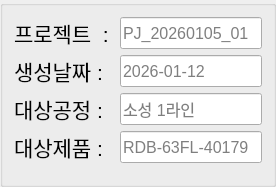
                     <widget class="QGroupBox" name="groupBox_7">
                      <property name="sizePolicy">
                       <sizepolicy hsizetype="Expanding" vsizetype="Expanding">
                        <horstretch>0</horstretch>
                        <verstretch>9</verstretch>
                       </sizepolicy>
                      </property>
                      <property name="minimumSize">
                       <size>
                        <width>100</width>
                        <height>100</height>
                       </size>
                      </property>
                      <property name="title">
                       <string/>
                      </property>
                      <layout class="QGridLayout" name="gridLayout_8">
                       <item row="3" column="1">
                        <widget class="QLineEdit" name="le_train_purpose_product">
                         <property name="sizePolicy">
                          <sizepolicy hsizetype="Expanding" vsizetype="Expanding">
                           <horstretch>8</horstretch>
                           <verstretch>1</verstretch>
                          </sizepolicy>
                         </property>
                         <property name="minimumSize">
                          <size>
                           <width>100</width>
                           <height>10</height>
                          </size>
                         </property>
                         <property name="maximumSize">
                          <size>
                           <width>16777215</width>
                           <height>50</height>
                          </size>
                         </property>
                         <property name="font">
                          <font>
                           <family>Segoe UI</family>
                           <pointsize>12</pointsize>
                          </font>
                         </property>
                         <property name="placeholderText">
                          <string>RDB-63FL-40179</string>
                         </property>
                        </widget>
                       </item>
                       <item row="2" column="1">
                        <widget class="QLineEdit" name="le_train_project_process">
                         <property name="sizePolicy">
                          <sizepolicy hsizetype="Expanding" vsizetype="Expanding">
                           <horstretch>8</horstretch>
                           <verstretch>1</verstretch>
                          </sizepolicy>
                         </property>
                         <property name="minimumSize">
                          <size>
                           <width>100</width>
                           <height>10</height>
                          </size>
                         </property>
                         <property name="maximumSize">
                          <size>
                           <width>16777215</width>
                           <height>50</height>
                          </size>
                         </property>
                         <property name="font">
                          <font>
                           <family>Segoe UI</family>
                           <pointsize>12</pointsize>
                          </font>
                         </property>
                         <property name="placeholderText">
                          <string>소성 1라인</string>
                         </property>
                        </widget>
                       </item>
                       <item row="1" column="1">
                        <widget class="QLineEdit" name="le_train_project_date">
                         <property name="sizePolicy">
                          <sizepolicy hsizetype="Expanding" vsizetype="Expanding">
                           <horstretch>8</horstretch>
                           <verstretch>1</verstretch>
                          </sizepolicy>
                         </property>
                         <property name="minimumSize">
                          <size>
                           <width>100</width>
                           <height>10</height>
                          </size>
                         </property>
                         <property name="maximumSize">
                          <size>
                           <width>16777215</width>
                           <height>50</height>
                          </size>
                         </property>
                         <property name="font">
                          <font>
                           <family>Segoe UI</family>
                           <pointsize>12</pointsize>
                          </font>
                         </property>
                         <property name="readOnly">
                          <bool>true</bool>
                         </property>
                         <property name="placeholderText">
                          <string>2026-01-12</string>
                         </property>
                        </widget>
                       </item>
                       <item row="0" column="1">
                        <widget class="QLineEdit" name="le_train_project_name_3">
                         <property name="sizePolicy">
                          <sizepolicy hsizetype="Expanding" vsizetype="Expanding">
                           <horstretch>8</horstretch>
                           <verstretch>1</verstretch>
                          </sizepolicy>
                         </property>
                         <property name="minimumSize">
                          <size>
                           <width>100</width>
                           <height>10</height>
                          </size>
                         </property>
                         <property name="maximumSize">
                          <size>
                           <width>16777215</width>
                           <height>50</height>
                          </size>
                         </property>
                         <property name="font">
                          <font>
                           <family>Segoe UI</family>
                           <pointsize>12</pointsize>
                          </font>
                         </property>
                         <property name="text">
                          <string/>
                         </property>
                         <property name="placeholderText">
                          <string>PJ_20260105_01</string>
                         </property>
                        </widget>
                       </item>
                       <item row="0" column="0">
                        <widget class="QLabel" name="label_project_name_3">
                         <property name="sizePolicy">
                          <sizepolicy hsizetype="Expanding" vsizetype="Expanding">
                           <horstretch>2</horstretch>
                           <verstretch>1</verstretch>
                          </sizepolicy>
                         </property>
                         <property name="minimumSize">
                          <size>
                           <width>100</width>
                           <height>10</height>
                          </size>
                         </property>
                         <property name="maximumSize">
                          <size>
                           <width>16777215</width>
                           <height>50</height>
                          </size>
                         </property>
                         <property name="font">
                          <font>
                           <family>Segoe UI</family>
                           <pointsize>16</pointsize>
                          </font>
                         </property>
                         <property name="styleSheet">
                          <string notr="true">background : none</string>
                         </property>
                         <property name="text">
                          <string>프로젝트  :</string>
                         </property>
                        </widget>
                       </item>
                       <item row="2" column="0">
                        <widget class="QLabel" name="label_project_process">
                         <property name="sizePolicy">
                          <sizepolicy hsizetype="Expanding" vsizetype="Expanding">
                           <horstretch>2</horstretch>
                           <verstretch>1</verstretch>
                          </sizepolicy>
                         </property>
                         <property name="minimumSize">
                          <size>
                           <width>100</width>
                           <height>10</height>
                          </size>
                         </property>
                         <property name="maximumSize">
                          <size>
                           <width>16777215</width>
                           <height>50</height>
                          </size>
                         </property>
                         <property name="font">
                          <font>
                           <family>Segoe UI</family>
                           <pointsize>16</pointsize>
                          </font>
                         </property>
                         <property name="styleSheet">
                          <string notr="true">background : none</string>
                         </property>
                         <property name="text">
                          <string>대상공정 :</string>
                         </property>
                        </widget>
                       </item>
                       <item row="4" column="1">
                        <spacer name="verticalSpacer_2">
                         <property name="orientation">
                          <enum>Qt::Vertical</enum>
                         </property>
                         <property name="sizeHint" stdset="0">
                          <size>
                           <width>20</width>
                           <height>10</height>
                          </size>
                         </property>
                        </spacer>
                       </item>
                       <item row="3" column="0">
                        <widget class="QLabel" name="label_purpose">
                         <property name="sizePolicy">
                          <sizepolicy hsizetype="Expanding" vsizetype="Expanding">
                           <horstretch>2</horstretch>
                           <verstretch>1</verstretch>
                          </sizepolicy>
                         </property>
                         <property name="minimumSize">
                          <size>
                           <width>100</width>
                           <height>10</height>
                          </size>
                         </property>
                         <property name="maximumSize">
                          <size>
                           <width>16777215</width>
                           <height>50</height>
                          </size>
                         </property>
                         <property name="font">
                          <font>
                           <family>Segoe UI</family>
                           <pointsize>16</pointsize>
                          </font>
                         </property>
                         <property name="styleSheet">
                          <string notr="true">background : none</string>
                         </property>
                         <property name="text">
                          <string>대상제품 :</string>
                         </property>
                        </widget>
                       </item>
                       <item row="1" column="0">
                        <widget class="QLabel" name="label_project_date">
                         <property name="sizePolicy">
                          <sizepolicy hsizetype="Expanding" vsizetype="Expanding">
                           <horstretch>2</horstretch>
                           <verstretch>1</verstretch>
                          </sizepolicy>
                         </property>
                         <property name="minimumSize">
                          <size>
                           <width>100</width>
                           <height>10</height>
                          </size>
                         </property>
                         <property name="maximumSize">
                          <size>
                           <width>16777215</width>
                           <height>50</height>
                          </size>
                         </property>
                         <property name="font">
                          <font>
                           <family>Segoe UI</family>
                           <pointsize>16</pointsize>
                          </font>
                         </property>
                         <property name="styleSheet">
                          <string notr="true">background : none</string>
                         </property>
                         <property name="text">
                          <string>생성날짜 :</string>
                         </property>
                        </widget>
                       </item>
                      </layout>
                     </widget>
